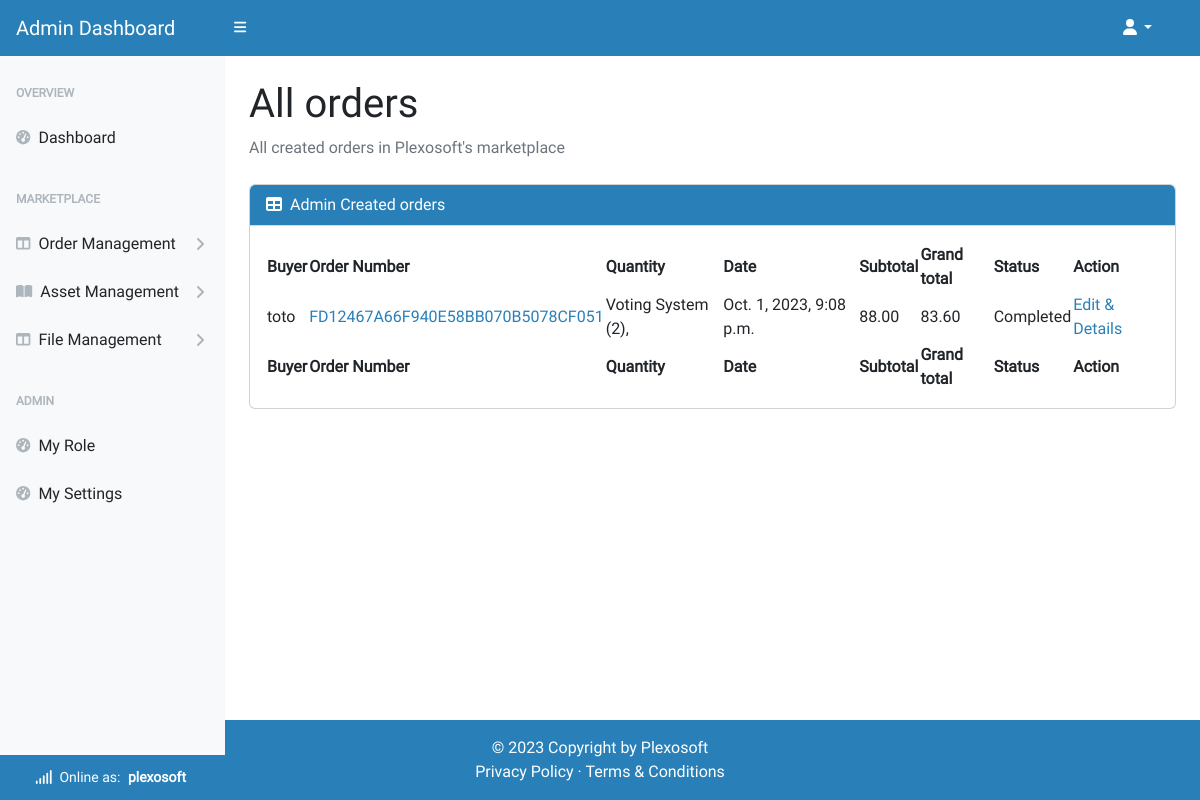
Before: /account/admin/order/ (signed in) with the older database file.
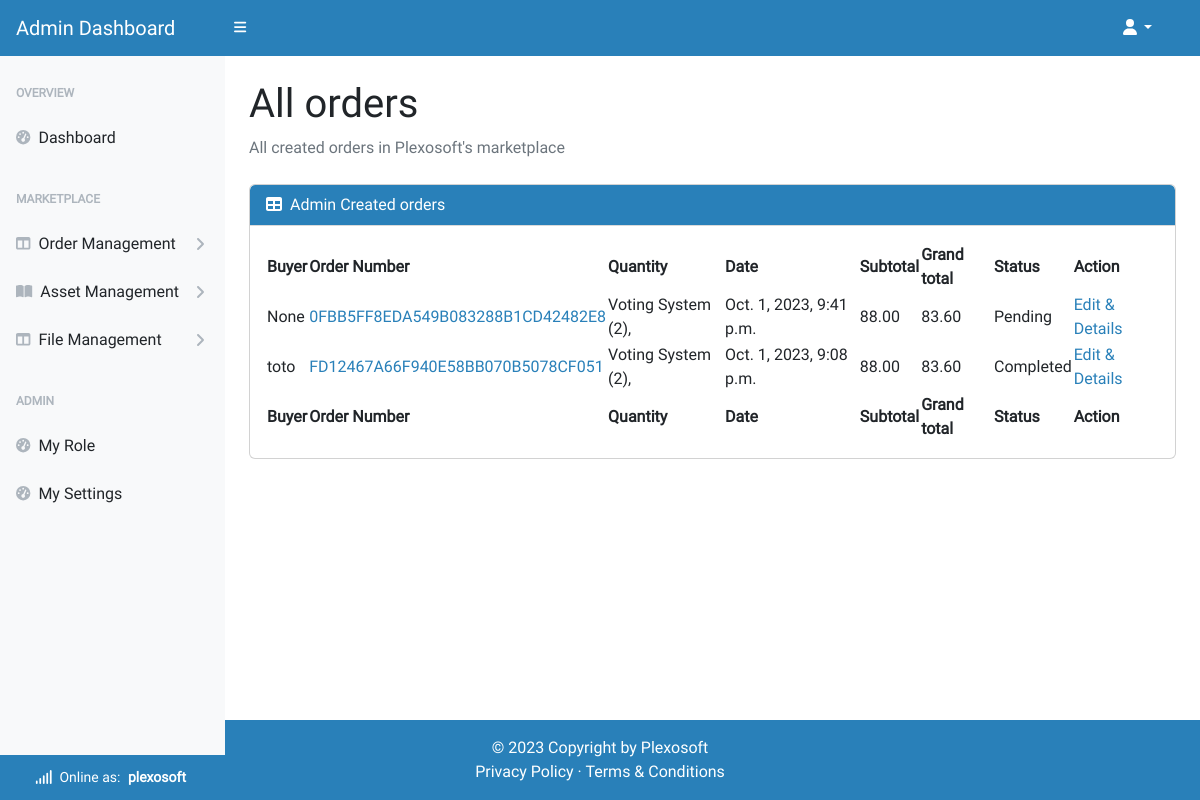
After: the same page with the newer database file.
### checkout/models.py (models this page shows, shortened)
class Order(models.Model):
    status = models.IntegerField(choices=ORDER_STATUS, default=0)
    order_number = models.CharField(max_length=32, null=False, editable=False)
    buyer_profile = models.ForeignKey(UserProfile, on_delete=models.SET_NULL,
                                      null=True, blank=True,
                                      related_name='order_instance')
    full_name = models.CharField(max_length=50, null=False, blank=False)
    email = models.EmailField(max_length=254, null=False, blank=False)
    phone_number = models.CharField(max_length=20, null=False, blank=False)
    date = models.DateTimeField(auto_now_add=True)
    order_total = models.DecimalField(max_digits=10, decimal_places=2,
                                      null=False, default=0)
    grand_total = models.DecimalField(max_digits=10, decimal_places=2,
                                      null=False, default=0)
    original_bag = models.TextField(null=False, blank=False, default='')
    gateway = models.IntegerField(choices=GATEWAY_TYPE, default=0)

class OrderLineItem(models.Model):
    order = models.ForeignKey(Order, null=False, blank=False,
                              on_delete=models.CASCADE,
                              related_name='lineitems')
    product = models.ForeignKey(Product, null=True, blank=True,
                                on_delete=models.CASCADE)
    service = models.ForeignKey(Service, null=True, blank=True,
                                on_delete=models.CASCADE)
    quantity = models.IntegerField(null=False, blank=False, default=0)
    lineitem_total = models.DecimalField(max_digits=6, decimal_places=2,
                                         null=False, blank=False,
                                         editable=False)

### homepage/models.py (models this page shows)
class UserProfile(AbstractUser):
    email = models.EmailField(
        unique=True)
    role = models.IntegerField(choices=ROLES, default=0)
    type = models.IntegerField(choices=USER_TYPE, default=0)
    status = models.IntegerField(choices=STATUS, default=2)
    class Meta:
        ordering = ['username']
    def __str__(self):
        return f'{self.username}'

### product_service/models.py (models this page shows, shortened)
class Product(models.Model):
    title = models.CharField(max_length=64, unique=True)
    sku = models.CharField(max_length=64, unique=True)
    price = models.DecimalField(max_digits=6, decimal_places=2)
    description = models.TextField(max_length=528)
    status = models.IntegerField(choices=STATUS, default=0)
    category = models.ForeignKey(
        Category, on_delete=models.SET_NULL,
        related_name='product_categories', null=True, blank=True)
    excerpt = models.CharField(max_length=264)
    type = models.IntegerField(choices=SCOPE_TYPE, default=1)
    instance = models.IntegerField(choices=INSTANCE_TYPE, default=0)
    code = models.ManyToManyField(CodeType, related_name="code_type")
    service = models.ManyToManyField(ServiceType, related_name="service_type")
    preview = models.URLField(
        max_length=1024, null=True, blank=True, unique=True)
    docs = models.URLField(
        max_length=1024, null=True, blank=True, unique=True)
    slug = models.SlugField(max_length=200, unique=True, blank=True)
    image = models.ImageField(null=True, blank=True)
    image_url = models.URLField(max_length=1024, null=True, blank=True)
    author = models.ForeignKey(
        'homepage.UserProfile', on_delete=models.SET_NULL,
        related_name='product_authors', null=True)
    created_on = models.DateTimeField(auto_now_add=True)
    likes = models.ManyToManyField(
        'homepage.Like', related_name='product_likes', blank=True)
    comments = models.ManyToManyField(
        'homepage.Comment', related_name='product_comments', blank=True)
    orders = models.ManyToManyField(
        'checkout.Order', related_name='product_orders', blank=True)
    download_url = models.ManyToManyField(
        'Download', related_name='product_downloads', blank=True)
    class Meta:
        ordering = ['title']

### product_service/views.py (the view)
# urls.py: path('account/admin/order/', AdminOrderListView.as_view(),
class AdminOrderListView(AdminRequiredMixin, generic.ListView):
    model = Order
    template_name = 'admin-dashboard/all_orders.html'
    context_object_name = 'all_orders'
    def get_queryset(self):
        try:
            queryset = Order.objects.annotate(
                ordercount=Count('id')).order_by('-date')
            queryset = queryset.prefetch_related(
                Prefetch('lineitems', queryset=OrderLineItem.objects.select_related(
                    'product', 'service'))
            )
            return queryset
        except Exception as e:
            logger.error(f"Error fetching Order instances: {str(e)}")
            messages.error(self.request, 'Error fetching Order instances.')
            return []
    def get_context_data(self, **kwargs):
        context = super().get_context_data(**kwargs)
        all_orders = context[self.context_object_name]
        context['all_orders'] = all_orders
        return context

### admin_dashboard/views.py (called while the page is built)
    def test_func(self):
        user_profile = self.request.user
        return user_profile and user_profile.role == 1

### homepage/custom_context_processors.py (called while the page is built)
def get_verified_email(request):
    if request.user.is_authenticated:
        try:
            email_object = EmailAddress.objects.get(user=request.user)
            if email_object.verified:
                return {'get_verified_email': email_object}
        except EmailAddress.DoesNotExist:
            pass
    return {'get_verified_email': None}

### product_service/converters.py (called while the page is built)
    def to_url(self, value):
        return str(value)

### admin_dashboard/templates/admin-dashboard/all_orders.html
{% extends "admin-dashboard/base.html" %}
{% block content%}
<main class="pb-5 mb-5">
    <div class="container-fluid p-4 pt-0 pb-5">
        <h1 class="mt-4">All orders</h1>
        <ol class="breadcrumb mb-4">
            <li class="breadcrumb-item active">All created orders in Plexosoft's marketplace</li>
        </ol>
        <div class="card mb-4">
            <div class="card-header">
                <i class="fas fa-table me-1"></i>
                Admin Created orders
            </div>
            <div class="card-body">
                <table id="datatablesSimple">
                    <thead>
                        <tr>
                            <th>Buyer</th>
                            <th>Order Number</th>
                            <th>Quantity</th>
                            <th>Date</th>
                            <th>Subtotal</th>
                            <th>Grand total</th>
                            <th>Status</th>
                            <th>Action</th>
                        </tr>
                    </thead>
                    <tfoot>
                        <tr>
                            <th>Buyer</th>
                            <th>Order Number</th>
                            <th>Quantity</th>
                            <th>Date</th>
                            <th>Subtotal</th>
                            <th>Grand total</th>
                            <th>Status</th>
                            <th>Action</th>
                        </tr>
                    </tfoot>
                    <tbody>
                        {% for order in all_orders.all %}
                        <tr>
                            <td>{{ order.buyer_profile }}</td>
                            <td><a href="{% url 'admin_order_update' order.order_number %}">{{ order.order_number }}</a>
                            </td>
                            <td>{% for lineitem in order.lineitems.all %}
                                {% if lineitem.product %}
                                {{ lineitem.product.title }} ({{ lineitem.quantity }}),
                                {% else %}
                                {{ lineitem.service.title }} ({{ lineitem.quantity }}),
                                {% endif %}
                                {% endfor %}</td>
                            <td>{{ order.date }}</td>
                            <td>{{ order.order_total }}</td>
                            <td>{{ order.grand_total }}</td>
                            <td>{{ order.get_status_display }}</td>
                            <td>
                                <a href="{% url 'admin_order_update' order.order_number %}">Edit &
                                    Details</a>
                            </td>
                        </tr>
                        {% endfor %}
                    </tbody>
                </table>
            </div>
        </div>
    </div>
</main>
{% endblock %}

Changed rows visible on the page:
added Order: buyer_profile "None", order_number "0FBB5FF8EDA549B083288B1CD42482E8", date "Oct. 1, 2023, 9:41 p.m.", order_total "88.00", grand_total "83.60", status "Pending"
added OrderLineItem: product "Voting System", quantity "2", shown under "None"
